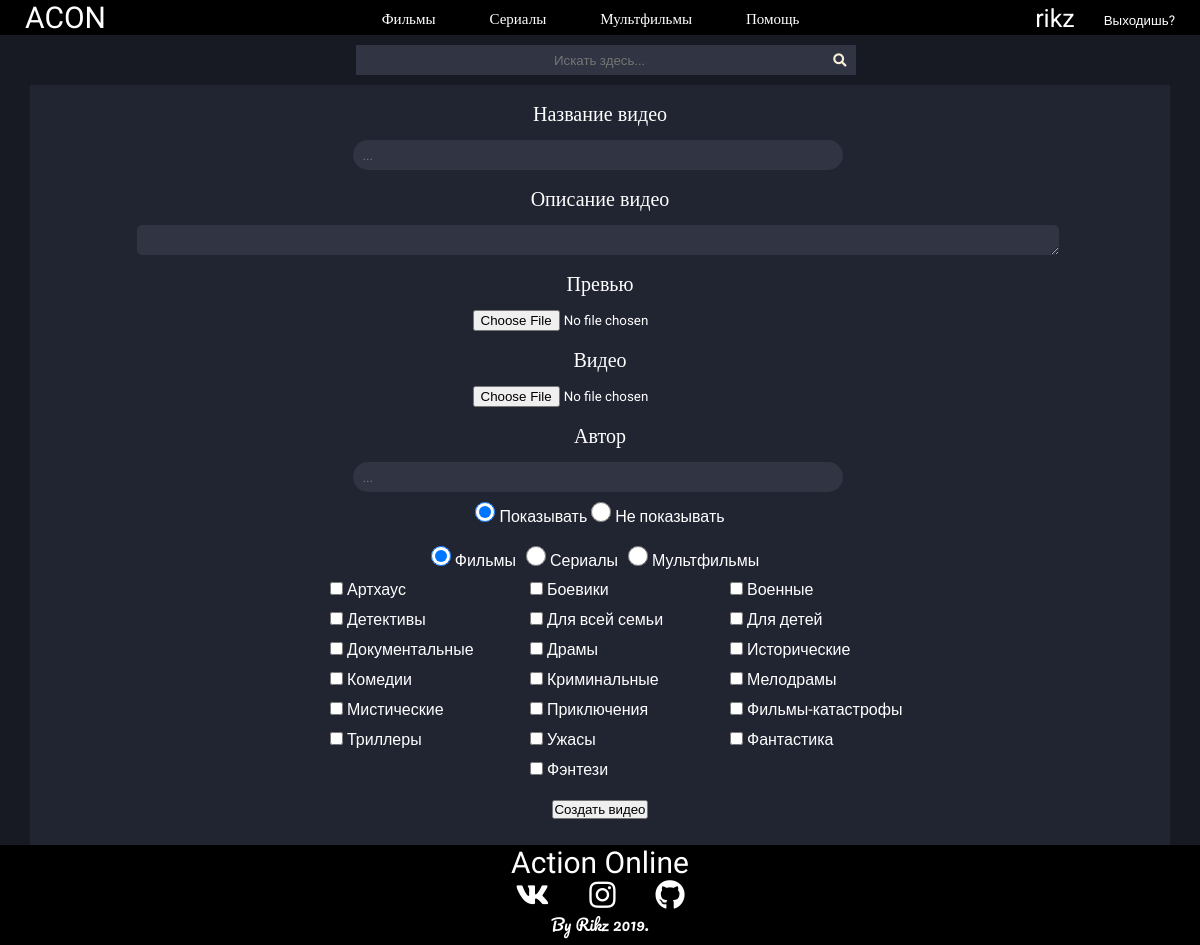
The page /videoadd (signed in) on the database its author committed.
### tables this page shows
CREATE TABLE `genres` (
  `id` int(11) UNSIGNED NOT NULL,
  `genre` varchar(200) NOT NULL
);

### blocks/videoadd.php (the view, shortened to what this page needs)
<form enctype="multipart/form-data"  method="POST" class="videomake">
<label class="registrationLabels">Название видео</label>
<input type="text" name="title" placeholder="..." class="registrationInputs" maxlength=200 required >
<label class="registrationLabels" >Описание видео</label>
<textarea name="description" cols ="50" class="adminTextarea"></textarea>
<label class="registrationLabels">Превью</label>
<input name="preview" type="file" />
<label class="registrationLabels">Видео</label>
<input name="video" type="file" required />
<label class="registrationLabels">Автор</label>
<input type="text" name="author" placeholder="..." class="registrationInputs" maxlength=150>
<div>
<input type="radio" name="show" class="adminRadio" value="1" checked>
<label >Показывать</label>
<input type="radio" name="show" class="adminRadio" value="0" >
<label >Не показывать</label>
</div>
<div>
	<?php
	$query = "SELECT * FROM `genres` LIMIT 3";
	$data = mysqli_query($GLOBALS['dbc'],$query);
	$info = mysqli_fetch_assoc($data);
	$info['id'] = $info['id']." checked";
	while ($info) {
		echo "<input type='radio' name='maingenre' class='adminGenreRadio' value=".$info['id'].">
		<label class='adminGenreRadioLabel'>".$info['genre']."</label>";
		$info = mysqli_fetch_assoc($data);
	}
	?>
</div>
<div id="checkboxes">
	<?php
	$query = "SELECT * FROM `genres`";
	$data = mysqli_query($GLOBALS['dbc'],$query);
	$info = mysqli_fetch_assoc($data);
	$info['id'] = $info['id']." checked";
	$count = 0;
	while ($info) {
		$count++;
		if ($count > 3) {
			echo "<div id='checkBoxDiv'>";
			echo "<input type='checkbox' name='genre[]' class='adminGenreCheckbox' value=".$info['id'].">
			<label class='adminGenreCheckboxLabel'>".$info['genre']."</label>";
			echo "</div>";
		}
		$info = mysqli_fetch_assoc($data);
	}
	?>
</div>
	<input type="submit" name="submit" value="Создать видео" id="makeVideoButton" />

### style/style.css (style rules this page uses)
* { margin: 0; padding: 0; font-family: 'Roboto', sans-serif; }
html, body { height:100%; }
body { background-color: #171923; color: white; }
.registrationLabels { font-size: 20px; color: white; font-family: 'Pacifico', cursive; margin: 10px 0; }
.registrationInputs { height: 30px; width: 40vw; max-width: 1100px; background-color: #313442; border: none; margin-right: 5px; color: white; border-radius: 20px; padding-left: 10px; }
.adminTextarea { height: 10%; width: 80%; max-width: 80%; background-color: #313442; border: none; margin-right: 5px; color: white; border-radius: 5px; padding-left: 10px; }
.adminRadio { margin-top: 10px; width: 20px; height: 20px; }
.adminGenreRadio { margin-top: 20px; width: 20px; height: 20px; }
.adminGenreRadioLabel { margin-right: 10px; }
#checkboxes { margin-left: 40px; margin-top: 10px; max-width: 70%; display: flex; flex-flow: wrap; align-items: center; justify-content: center; }
#checkBoxDiv { width: 200px; height: 30px; }
.adminGenreCheckbox { margin-left: 10px; }
.videomake { display: flex; justify-content: center; align-items: center; flex-direction: column; }
#makeVideoButton { margin-top: 10px; }

### rows shown on the page
genres: genre "Сериалы"
genres: genre "Мультфильмы"
genres: genre "Артхаус"
genres: genre "Боевики"
genres: genre "Военные"
genres: genre "Детективы"
genres: genre "Для всей семьи"
genres: genre "Для детей"
genres: genre "Документальные"
genres: genre "Драмы"
genres: genre "Исторические"
genres: genre "Комедии"
genres: genre "Криминальные"
genres: genre "Мелодрамы"
genres: genre "Мистические"
genres: genre "Приключения"
genres: genre "Фильмы-катастрофы"
genres: genre "Триллеры"
genres: genre "Ужасы"
genres: genre "Фантастика"
genres: genre "Фэнтези"

### other values the page prints
$_SESSION['user_username'] "rikz"
$info['genre'] "Фильмы"
